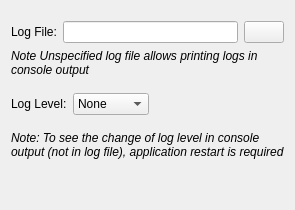
       <widget class="QWidget" name="Advanced">
        <layout class="QVBoxLayout" name="verticalLayout_12">
         <item>
          <spacer name="verticalSpacer_11">
           <property name="orientation">
            <enum>Qt::Orientation::Vertical</enum>
           </property>
           <property name="sizeType">
            <enum>QSizePolicy::Policy::Minimum</enum>
           </property>
           <property name="sizeHint" stdset="0">
            <size>
             <width>20</width>
             <height>10</height>
            </size>
           </property>
          </spacer>
         </item>
         <item>
          <layout class="QHBoxLayout" name="horizontalLayout_17">
           <property name="sizeConstraint">
            <enum>QLayout::SizeConstraint::SetMinimumSize</enum>
           </property>
           <item>
            <widget class="QLabel" name="label_9">
             <property name="text">
              <string>Log File:</string>
             </property>
            </widget>
           </item>
           <item>
            <widget class="QLineEdit" name="logFilePathEdit">
             <property name="clearButtonEnabled">
              <bool>true</bool>
             </property>
            </widget>
           </item>
           <item>
            <widget class="QPushButton" name="logFilePushButton"/>
           </item>
          </layout>
         </item>
         <item>
          <widget class="QLabel" name="label_11">
           <property name="text">
            <string>&lt;html&gt;&lt;head/&gt;&lt;body&gt;&lt;p&gt;&lt;span style=&quot; font-style:italic;&quot;&gt;Note Unspecified log file allows printing logs in console output&lt;/span&gt;&lt;/p&gt;&lt;/body&gt;&lt;/html&gt;</string>
           </property>
           <property name="scaledContents">
            <bool>true</bool>
           </property>
           <property name="wordWrap">
            <bool>true</bool>
           </property>
          </widget>
         </item>
         <item>
          <spacer name="verticalSpacer_10">
           <property name="orientation">
            <enum>Qt::Orientation::Vertical</enum>
           </property>
           <property name="sizeType">
            <enum>QSizePolicy::Policy::Minimum</enum>
           </property>
           <property name="sizeHint" stdset="0">
            <size>
             <width>20</width>
             <height>10</height>
            </size>
           </property>
          </spacer>
         </item>
         <item>
          <layout class="QHBoxLayout" name="horizontalLayout_18">
           <property name="sizeConstraint">
            <enum>QLayout::SizeConstraint::SetMinimumSize</enum>
           </property>
           <item>
            <widget class="QLabel" name="label_10">
             <property name="layoutDirection">
              <enum>Qt::LayoutDirection::LeftToRight</enum>
             </property>
             <property name="text">
              <string>Log Level:</string>
             </property>
            </widget>
           </item>
           <item>
            <widget class="QComboBox" name="logLevelComboBox">
             <property name="sizePolicy">
              <sizepolicy hsizetype="Minimum" vsizetype="Fixed">
               <horstretch>0</horstretch>
               <verstretch>0</verstretch>
              </sizepolicy>
             </property>
             <item>
              <property name="text">
               <string>None</string>
              </property>
             </item>
             <item>
              <property name="text">
               <string>Error</string>
              </property>
             </item>
             <item>
              <property name="text">
               <string>Warning</string>
              </property>
             </item>
             <item>
              <property name="text">
               <string>Info</string>
              </property>
             </item>
             <item>
              <property name="text">
               <string>Verbose</string>
              </property>
             </item>
             <item>
              <property name="text">
               <string>Debug</string>
              </property>
             </item>
            </widget>
           </item>
           <item>
            <spacer name="horizontalSpacer_6">
             <property name="orientation">
              <enum>Qt::Orientation::Horizontal</enum>
             </property>
             <property name="sizeHint" stdset="0">
              <size>
               <width>40</width>
               <height>20</height>
              </size>
             </property>
            </spacer>
           </item>
          </layout>
         </item>
         <item>
          <spacer name="verticalSpacer_9">
           <property name="orientation">
            <enum>Qt::Orientation::Vertical</enum>
           </property>
           <property name="sizeType">
            <enum>QSizePolicy::Policy::Minimum</enum>
           </property>
           <property name="sizeHint" stdset="0">
            <size>
             <width>20</width>
             <height>10</height>
            </size>
           </property>
          </spacer>
         </item>
         <item>
          <layout class="QVBoxLayout" name="verticalLayout_11">
           <property name="sizeConstraint">
            <enum>QLayout::SizeConstraint::SetMinimumSize</enum>
           </property>
           <item>
            <widget class="QLabel" name="logLevelNoteLabel">
             <property name="sizePolicy">
              <sizepolicy hsizetype="Minimum" vsizetype="Minimum">
               <horstretch>0</horstretch>
               <verstretch>0</verstretch>
              </sizepolicy>
             </property>
             <property name="font">
              <font>
               <italic>true</italic>
               <bold>false</bold>
              </font>
             </property>
             <property name="text">
              <string>Note: To see the change of log level in console output (not in log file), application restart is required</string>
             </property>
             <property name="scaledContents">
              <bool>true</bool>
             </property>
             <property name="alignment">
              <set>Qt::AlignmentFlag::AlignLeading|Qt::AlignmentFlag::AlignLeft|Qt::AlignmentFlag::AlignTop</set>
             </property>
             <property name="wordWrap">
              <bool>true</bool>
             </property>
             <property name="indent">
              <number>-1</number>
             </property>
            </widget>
           </item>
          </layout>
         </item>
         <item>
          <spacer name="verticalSpacer_8">
           <property name="orientation">
            <enum>Qt::Orientation::Vertical</enum>
           </property>
           <property name="sizeHint" stdset="0">
            <size>
             <width>20</width>
             <height>40</height>
            </size>
           </property>
          </spacer>
         </item>
        </layout>
       </widget>
